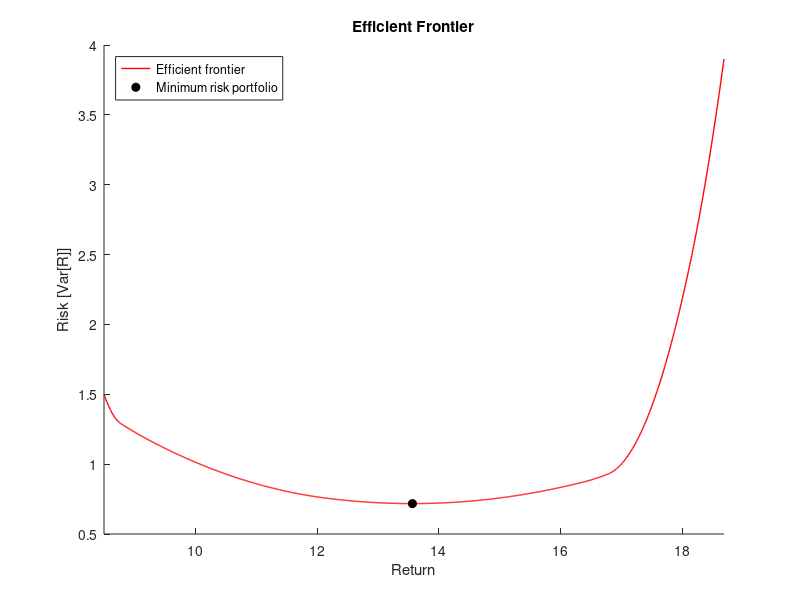

The MATLAB source for this figure: (Note: this script raises an error after producing the figure.)
%% Section 5.3
returns = [16.1, 8.5, 15.7, 10.02, 18.68]; 
R = 14; 
Sigma = [2.5 0.93 0.62 0.74 -0.23;
         0.93 1.5 0.22 0.56 0.26;   
         0.62  0.22 1.9  0.78  -0.27;
         0.74 0.56 0.78 3.6 -0.56;
         -0.23 0.26 -0.27 -0.56 3.9];  

Aeq = [returns; [1,1,1,1,1]];
beq = [R; 1];
Aineq = -eye(5);
bineq = zeros(5,1); 

x_min = quadprog(Sigma, [], Aineq, bineq, Aeq, beq)

risk_12 = x_min'*Sigma*x_min

%% Section 5.4
options = optimset('Display', 'off');
n = 1000;

R = linspace(8.5, 18.68, n);
risk_R = zeros(n,1);
port_R = zeros(n,5);

for i = 1:length(R)
beq = [R(i); 1];
x = quadprog(Sigma, [], Aineq, bineq, Aeq, beq,[],[],[],options); 
risk_R(i) = x'*Sigma*x;
port_R(i,:) = x;
end

%% Plotting efficient frontier
f = figure("Name","Efficientcy frontier");
hold on

opt_return = R(risk_R==min(risk_R));
opt_risk = min(risk_R);

%Plot efficient frontier for each possible return
plot(R,risk_R,'r', "LineWidth", 1)
plot(opt_return, opt_risk ,'ko','MarkerFaceColor', 'black');
title('Efficient Frontier')
xlabel('Return')
ylabel('Risk [Var[R]]')
legend('Efficient frontier','Minimum risk portfolio', 'Location','northwest')
xlim([8.5, 18.68])
hold off

savefigpdf(f, "ex5_4_efficient_frontier",1);

%% Portfolio with minimum variance as a function of return
f = figure("Name","Portfolio Distribution");
hold on
plot(R,port_R(:,1),"LineWidth",1);
plot(R,port_R(:,2),"LineWidth",1);
plot(R,port_R(:,3),"LineWidth",1);
plot(R,port_R(:,4),"LineWidth",1);
plot(R,port_R(:,5),"LineWidth",1);
legend('Security 1','Security 2','Security 3','Security 4','Security 5','Location','north')
xlabel('Return')
ylabel('Part of portfolio')
title('Portfolio distribution')
xlim([8.5, 18.68])
hold off
savefigpdf(f, "ex5_4_portfolio_distribution",1);

%% Based on Frontier, we find the minimum risk
beq = [opt_return; 1];
x_min = quadprog(Sigma, [], Aineq, bineq, Aeq, beq)
risk_min = x_min'*Sigma*x_min


%% Exercise 5.5-5.7, Bi-criterion Optimization
%Setup for bi-criterion
H = Sigma;
f = -returns;

Aeq = [1,1,1,1,1];
beq = 1;

Aineq = -eye(5);
bineq = zeros(5,1); 
trials = 10;
x = zeros(trials,5,3);

alphas = linspace(0.001, 1, trials)
port_risk= zeros(trials,1,3);
port_return= zeros(trials,1,3);

x0 = zeros(5,1);
s0 = ones(2*5,1);
y0 = ones(length(beq),1);
z0 = ones(2*5,1);
quadtime = zeros(trials,1);
qpsolver = zeros(trials,1)
Nsamples = 5

%optimal port. weights found by quadprog
for i = 1:trials
    if mod(i,trials/10)==0
        disp(i)
    end

    % QP problem
    tic
    for sample=1:Nsamples
    x(i,:,1) = quadprog( alphas(i).*H, (1-alphas(i)).*f', Aineq, bineq, Aeq, beq,[],[],[],options); 
    end
    quadtime(i) = toc/5;
    tic
    for sample=1:Nsamples 
    x(i,:,2) = QPSolverMehrotraInteriorPoint(alphas(i).*H, (1-alphas(i)).*f',Aeq',beq,zeros(5,1),ones(5,1),x0,y0,z0,s0);
    end
    qpsolver(i) = toc/5;

    port_risk(i,2) = x(i,:,2)*Sigma*x(i,:,2)';
    port_return(i,2) = -f*x(i,:,2)';
end


%And when solving the full QP problem
f = figure("Name","MSE compared to quadprog");
hold on
grid on
err = sum(sqrt((x(:,:,1)-x(:,:,2)).^2),2)
plot(alphas, err,'LineWidth',1);
% title('Comparison of found portfolios')
xlabel('\alpha')
ylabel('MSE compared to quadprog')
hold off
savefigpdf(f, "ex5_5_MSE_alpha",5);

f = figure("Name","Log10 Mean Squared Error compared with quadprog");
err = sum(sqrt((x(:,:,1)-x(:,:,2)).^2),2)
semilogy(alphas, err,'LineWidth',1);
hold on
grid on
xlabel('\alpha')
ylabel('MSE compared to quadprog')
hold off
savefigpdf(f, "ex5_5_Log_MSE_alpha",5);

%And when solving the full QP problem
f = figure("Name","MSE compared to quadprog");
hold on
grid on
plot(alphas, qpsolver,'LineWidth',1);
plot(alphas, quadtime,'LineWidth',1);
legend("Own Solver", "QuadProg")
title(sprintf("Mean over %d samples", Nsamples))
xlabel('\alpha')
ylabel('time [s]')
hold off
savefigpdf(f, "ex5_5_time_comparisson",5);

%% Exercise 5.5-5.7, Plot the efficient frontiers
%Plot efficient frontiers and portfolios when allowing or disallowing
%shorting, solving the Bicriterion
clear log

trials = 100;
x = zeros(trials,5,3);

alphas = 1:1:trials;
alphas = alphas./(trials);
port_risk = zeros(trials,1,3);
port_return = zeros(trials,1,3);

x0 = zeros(5,1);
s0 = ones(2*5,1);
y0 = ones(length(beq),1);
z0 = ones(2*5,1);

%optimal port. weights found by quadprog
for i = 1:trials
    if mod(i,trials/10)==0
        disp(i)
    end
    % Without shorting, i.e. an IQP problem
    x(i,:,1) = quadprog( alphas(i).*H, (1-alphas(i)).*f', Aineq, bineq, Aeq, beq,[],[],[],options); 
    x(i,:,2) = QPSolverMehrotraInteriorPoint(alphas(i).*H, (1-alphas(i)).*f',Aeq',beq,zeros(5,1),ones(5,1),x0,y0,z0,s0);
   
    port_risk(i,2) = x(i,:,2)*H*x(i,:,2)';
    port_return(i,2) = -f*x(i,:,2)';
end

%And the efficient frontier of the Bi-Criterion problem when shorting is
%not allowed
f = figure("Name","Bi-Criterion");
hold on
plot(port_return(:,2),port_risk(:,2),'r', 'LineWidth', 1)
xlim([8.5, 18.68])
title('Bi-Criterion sampling \alpha')
xlabel('Return')
ylabel('Risk [Var[R]]')
hold off
savefigpdf(f, "ex5_5_bi_criterion_for_alpha",1);

%% Section 5.8-5.11
returns_ext = [16.1, 8.5, 15.7, 10.02, 18.68, 0]; 
R = 14; 
Sigma_ext = [2.5 0.93 0.62 0.74 -0.23 0;
         0.93 1.5 0.22 0.56 0.26 0;
         0.62  0.22 1.9  0.78  -0.27 0;
         0.74 0.56 0.78 3.6 -0.56 0;
         -0.23 0.26 -0.27 -0.56 3.9 0;
         0 0 0 0 0 0];  

Aeq_ext = [returns_ext; [1,1,1,1,1,1]];
beq = [R; 1];
Aineq_ext = -eye(6);
bineq_ext = zeros(6,1); 

x_min_ext = quadprog(Sigma_ext, [], Aineq_ext, bineq_ext, Aeq_ext, beq)

risk_14_ext = x_min_ext'*Sigma_ext*x_min_ext

%% Section 5.8-5.11
n = 1000;

R_ext = linspace(0, 18.68, n);
risk_R_ext = zeros(n,1);
port_R_ext = zeros(n,6);

for i = 1:length(R_ext)
beq = [R_ext(i); 1];
x_ext = quadprog(Sigma_ext, [], Aineq_ext, bineq_ext, Aeq_ext, beq); 
risk_R_ext(i) = x_ext'*Sigma_ext*x_ext;
port_R_ext(i,:) = x_ext;
end

%% Plotting efficient frontier
f = figure("Name","Efficientcy frontier");
hold on

opt_return_ext = R_ext(risk_R_ext==min(risk_R_ext));
opt_risk_ext = min(risk_R_ext);

%Plot efficient frontier for each possible return
plot(R_ext,risk_R_ext,'r', "LineWidth", 1)
plot(opt_return_ext, opt_risk_ext ,'ko','MarkerFaceColor', 'black');
plot(returns_ext, diag(Sigma_ext), 'x', 'Color', 'black','MarkerSize',10);
title('Efficient Frontier')
xlabel('Return')
ylabel('Risk [Var[R]]')
legend('Efficient frontier','Minimum risk portfolio','Security coordinates','Location','northwest')
xlim([0, 18.68])
hold off

savefigpdf(f, "ex5_8_efficient_frontier",1);

%% Portfolio with minimum variance as a function of return
f = figure("Name","Portfolio Distribution");
hold on
plot(R_ext,port_R_ext(:,1),"LineWidth",1);
plot(R_ext,port_R_ext(:,2),"LineWidth",1);
plot(R_ext,port_R_ext(:,3),"LineWidth",1);
plot(R_ext,port_R_ext(:,4),"LineWidth",1);
plot(R_ext,port_R_ext(:,5),"LineWidth",1);
plot(R_ext,port_R_ext(:,6),"LineWidth",1);
legend('Security 1','Security 2','Security 3','Security 4','Security 5','Security 6','Location','north')
xlabel('Return')
ylabel('Part of portfolio')
title('Portfolio distribution')
xlim([0, 18.68])
hold off
savefigpdf(f, "ex5_8_portfolio_distribution",1);

%% Based on Frontier, we find the minimum risk
beq = [opt_return_ext; 1];
x_min_ext = quadprog(Sigma_ext, [], Aineq_ext, bineq_ext, Aeq_ext, beq)
risk_min_ext = x_min_ext'*Sigma_ext*x_min_ext


%% Plotting efficient frontier
f = figure("Name","Efficientcy frontiers");
hold on

plot(R,risk_R,'b', "LineWidth", 1)
plot(R_ext,risk_R_ext,'r', "LineWidth", 1)
plot(14, 0.7214, 'x', 'Color','blue','MarkerSize',10)
plot(14, 0.6377, 'x', 'Color','red','MarkerSize',10)
title('Efficient Frontier')
xlabel('Return')
ylabel('Risk [Var[R]]')
legend('Old Market','New Market', 'Location','northwest')
xlim([8.5, 18.68])

hold off

savefigpdf(f, "ex5_11_efficient_frontiers",1);